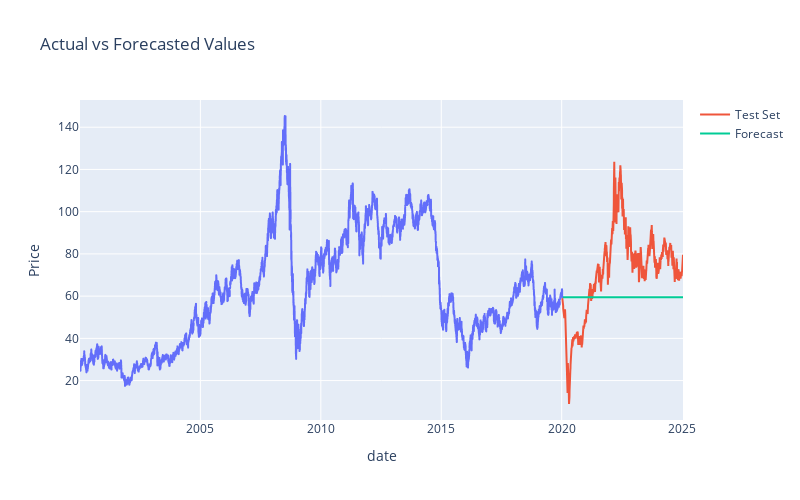

Notebook cell for this chart:
### Code cell
# Plot the actual vs forecasted values
fig = px.line(train_df, x=train_df.index,  y=train_df['value'], 
              title='Actual vs Forecasted Values',
              labels={'value':"Price"},
              width=800,  
              height=500) 
fig.add_scatter(x=test_df.index, y=test_df['value'], mode='lines', name='Test Set')
fig.add_scatter(x=test_df.index, y=forecast, mode='lines', name='Forecast')

fig.show()

### Figure 1 — Plotly figure (JSON) as saved in the notebook; plotly's stock layout.template omitted (floating-point values rounded to 4 significant figures; data arrays with more than 128 entries replaced by an {"elided": "..."} marker saying what was removed)
{"data": [{"hovertemplate": "date=%{x}<br>Price=%{y}<extra></extra>", "legendgroup": "", "line": {"color": "#636efa", "dash": "solid"}, "marker": {"symbol": "circle"}, "mode": "lines", "name": "", "showlegend": false, "type": "scattergl", "x": {"elided": "5224 str values"}, "xaxis": "x", "y": {"elided": "5224 float values"}, "yaxis": "y"}, {"mode": "lines", "name": "Test Set", "type": "scatter", "x": {"elided": "1306 str values"}, "y": {"elided": "1306 float values"}}, {"mode": "lines", "name": "Forecast", "type": "scatter", "x": {"elided": "1306 str values"}, "y": {"elided": "1306 float values"}}], "layout": {"height": 500, "legend": {"tracegroupgap": 0}, "title": {"text": "Actual vs Forecasted Values"}, "width": 800, "xaxis": {"anchor": "y", "domain": [0, 1], "title": {"text": "date"}}, "yaxis": {"anchor": "x", "domain": [0, 1], "title": {"text": "Price"}}}}
